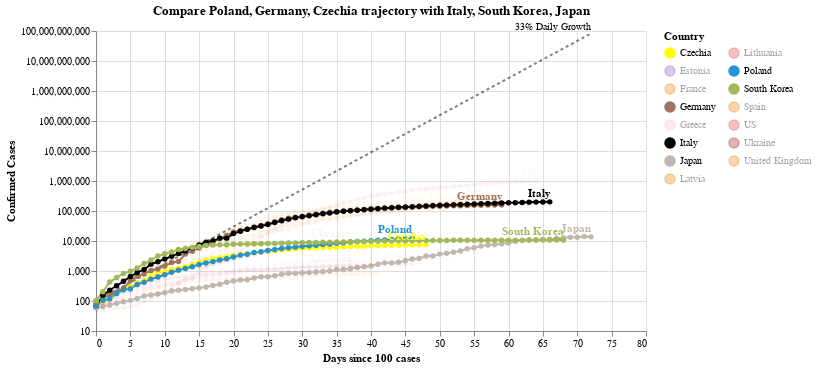

The cell this chart's notebook holds for it:
### Code cell
#hide_input
chart2 = make_since_chart(['Poland', 'Germany', 'Czechia'])
chart2

### Figure 1 — Vega-Lite specification as saved in the notebook (floating-point values rounded to 4 significant figures; data arrays with more than 128 entries replaced by an {"elided": "..."} marker saying what was removed)
{"config": {"view": {"continuousWidth": 400, "continuousHeight": 300}}, "layer": [{"mark": {"type": "line", "color": "black", "opacity": 0.5, "strokeDash": [3, 3]}, "encoding": {"x": {"type": "quantitative", "field": "Days since 100 cases"}, "y": {"type": "quantitative", "field": "Confirmed Cases"}}}, {"mark": {"type": "text", "align": "right", "dy": -6, "fontSize": 10, "text": "33% Daily Growth"}, "encoding": {"x": {"type": "quantitative", "field": "Days since 100 cases"}, "y": {"type": "quantitative", "field": "Confirmed Cases"}}, "transform": [{"filter": "(datum['Days since 100 cases'] >= 72)"}]}, {"data": {"name": "data-ff80dffc156eabe901ca56bd4eecd420"}, "mark": {"type": "line", "point": true}, "encoding": {"color": {"type": "nominal", "field": "Country", "legend": {"columns": 2}, "scale": {"domain": ["Czechia", "Estonia", "France", "Germany", "Greece", "Italy", "Japan", "Latvia", "Lithuania", "Poland", "South Korea", "Spain", "US", "Ukraine", "United Kingdom"], "range": ["yellow", "#9467bd", "#F58518", "#9D755D", "pink", "black", "#C1B7AD", "#F58518", "#E45756", "#2495D3", "#A1BA59", "#F58518", "#E45756", "brown", "#F58518"]}}, "opacity": {"condition": {"value": 1, "selection": "selector007"}, "value": 0.05}, "tooltip": [{"type": "nominal", "field": "Country"}, {"type": "temporal", "field": "Date"}, {"type": "quantitative", "field": "Confirmed Cases"}, {"type": "quantitative", "field": "Days since 100 cases"}], "x": {"type": "quantitative", "field": "Days since 100 cases"}, "y": {"type": "quantitative", "field": "Confirmed Cases", "scale": {"type": "log"}}}, "selection": {"selector007": {"type": "multi", "fields": ["Country"], "bind": "legend", "init": [{"Country": "Poland"}, {"Country": "Germany"}, {"Country": "Czechia"}, {"Country": "Italy"}, {"Country": "South Korea"}, {"Country": "Japan"}]}}, "width": 550}, {"data": {"name": "data-ff80dffc156eabe901ca56bd4eecd420"}, "mark": {"type": "text", "align": "right", "dy": -8, "fontWeight": "bold"}, "encoding": {"color": {"type": "nominal", "field": "Country", "legend": {"columns": 2}, "scale": {"domain": ["Czechia", "Estonia", "France", "Germany", "Greece", "Italy", "Japan", "Latvia", "Lithuania", "Poland", "South Korea", "Spain", "US", "Ukraine", "United Kingdom"], "range": ["yellow", "#9467bd", "#F58518", "#9D755D", "pink", "black", "#C1B7AD", "#F58518", "#E45756", "#2495D3", "#A1BA59", "#F58518", "#E45756", "brown", "#F58518"]}}, "opacity": {"condition": {"value": 1, "selection": "selector007"}, "value": 0.05}, "text": {"type": "nominal", "field": "Country"}, "tooltip": [{"type": "nominal", "field": "Country"}, {"type": "temporal", "field": "Date"}, {"type": "quantitative", "field": "Confirmed Cases"}, {"type": "quantitative", "field": "Days since 100 cases"}], "x": {"type": "quantitative", "field": "Days since 100 cases"}, "y": {"type": "quantitative", "field": "Confirmed Cases", "scale": {"type": "log"}}}, "transform": [{"filter": "(datum['Date'] >= 1588032000000)"}], "width": 550}], "data": {"name": "data-6bcd14cede4addfa82cd7a00968bc3db"}, "title": "Compare Poland, Germany, Czechia trajectory with Italy, South Korea, Japan", "$schema": "https://vega.github.io/schema/vega-lite/v4.0.2.json", "datasets": {"data-6bcd14cede4addfa82cd7a00968bc3db": [{"Days since 100 cases": 0, "Confirmed Cases": 100.0}, {"Days since 100 cases": 1, "Confirmed Cases": 133.0}, {"Days since 100 cases": 2, "Confirmed Cases": 176.9}, {"Days since 100 cases": 3, "Confirmed Cases": 235.3}, {"Days since 100 cases": 4, "Confirmed Cases": 312.9}, {"Days since 100 cases": 5, "Confirmed Cases": 416.2}, {"Days since 100 cases": 6, "Confirmed Cases": 553.5}, {"Days since 100 cases": 7, "Confirmed Cases": 736.1}, {"Days since 100 cases": 8, "Confirmed Cases": 979.1}, {"Days since 100 cases": 9, "Confirmed Cases": 1302.0}, {"Days since 100 cases": 10, "Confirmed Cases": 1732.0}, {"Days since 100 cases": 11, "Confirmed Cases": 2303.0}, {"Days since 100 cases": 12, "Confirmed Cases": 3064.0}, {"Days since 100 cases": 13, "Confirmed Cases": 4074.0}, {"Days since 100 cases": 14, "Confirmed Cases": 5419.0}, {"Days since 100 cases": 15, "Confirmed Cases": 7207.0}, {"Days since 100 cases": 16, "Confirmed Cases": 9586.0}, {"Days since 100 cases": 17, "Confirmed Cases": 12750.0}, {"Days since 100 cases": 18, "Confirmed Cases": 16960.0}, {"Days since 100 cases": 19, "Confirmed Cases": 22550.0}, {"Days since 100 cases": 20, "Confirmed Cases": 29990.0}, {"Days since 100 cases": 21, "Confirmed Cases": 39890.0}, {"Days since 100 cases": 22, "Confirmed Cases": 53060.0}, {"Days since 100 cases": 23, "Confirmed Cases": 70560.0}, {"Days since 100 cases": 24, "Confirmed Cases": 93850.0}, {"Days since 100 cases": 25, "Confirmed Cases": 124800.0}, {"Days since 100 cases": 26, "Confirmed Cases": 166000.0}, {"Days since 100 cases": 27, "Confirmed Cases": 220800.0}, {"Days since 100 cases": 28, "Confirmed Cases": 293700.0}, {"Days since 100 cases": 29, "Confirmed Cases": 390600.0}, {"Days since 100 cases": 30, "Confirmed Cases": 519500.0}, {"Days since 100 cases": 31, "Confirmed Cases": 690900.0}, {"Days since 100 cases": 32, "Confirmed Cases": 918900.0}, {"Days since 100 cases": 33, "Confirmed Cases": 1222000.0}, {"Days since 100 cases": 34, "Confirmed Cases": 1625000.0}, {"Days since 100 cases": 35, "Confirmed Cases": 2162000.0}, {"Days since 100 cases": 36, "Confirmed Cases": 2875000.0}, {"Days since 100 cases": 37, "Confirmed Cases": 3824000.0}, {"Days since 100 cases": 38, "Confirmed Cases": 5086000.0}, {"Days since 100 cases": 39, "Confirmed Cases": 6764000.0}, {"Days since 100 cases": 40, "Confirmed Cases": 8996000.0}, {"Days since 100 cases": 41, "Confirmed Cases": 11970000.0}, {"Days since 100 cases": 42, "Confirmed Cases": 15910000.0}, {"Days since 100 cases": 43, "Confirmed Cases": 21170000.0}, {"Days since 100 cases": 44, "Confirmed Cases": 28150000.0}, {"Days since 100 cases": 45, "Confirmed Cases": 37440000.0}, {"Days since 100 cases": 46, "Confirmed Cases": 49790000.0}, {"Days since 100 cases": 47, "Confirmed Cases": 66230000.0}, {"Days since 100 cases": 48, "Confirmed Cases": 88080000.0}, {"Days since 100 cases": 49, "Confirmed Cases": 117100000.0}, {"Days since 100 cases": 50, "Confirmed Cases": 155800000.0}, {"Days since 100 cases": 51, "Confirmed Cases": 207200000.0}, {"Days since 100 cases": 52, "Confirmed Cases": 275600000.0}, {"Days since 100 cases": 53, "Confirmed Cases": 366600000.0}, {"Days since 100 cases": 54, "Confirmed Cases": 487500000.0}, {"Days since 100 cases": 55, "Confirmed Cases": 648400000.0}, {"Days since 100 cases": 56, "Confirmed Cases": 862400000.0}, {"Days since 100 cases": 57, "Confirmed Cases": 1147000000.0}, {"Days since 100 cases": 58, "Confirmed Cases": 1525000000.0}, {"Days since 100 cases": 59, "Confirmed Cases": 2029000000.0}, {"Days since 100 cases": 60, "Confirmed Cases": 2698000000.0}, {"Days since 100 cases": 61, "Confirmed Cases": 3589000000.0}, {"Days since 100 cases": 62, "Confirmed Cases": 4773000000.0}, {"Days since 100 cases": 63, "Confirmed Cases": 6348000000.0}, {"Days since 100 cases": 64, "Confirmed Cases": 8443000000.0}, {"Days since 100 cases": 65, "Confirmed Cases": 11230000000.0}, {"Days since 100 cases": 66, "Confirmed Cases": 14940000000.0}, {"Days since 100 cases": 67, "Confirmed Cases": 19860000000.0}, {"Days since 100 cases": 68, "Confirmed Cases": 26420000000.0}, {"Days since 100 cases": 69, "Confirmed Cases": 35140000000.0}, {"Days since 100 cases": 70, "Confirmed Cases": 46730000000.0}, {"Days since 100 cases": 71, "Confirmed Cases": 62150000000.0}, {"Days since 100 cases": 72, "Confirmed Cases": 82660000000.0}], "data-ff80dffc156eabe901ca56bd4eecd420": {"elided": "825 records"}}}
